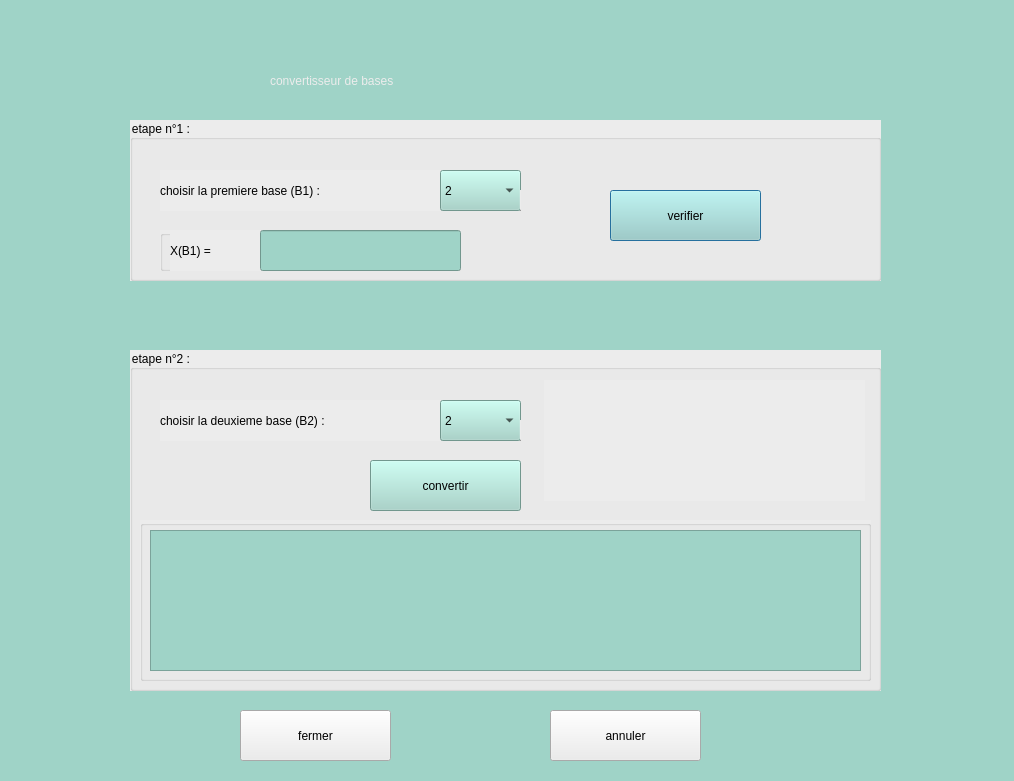
<?xml version="1.0" encoding="UTF-8"?>
<ui version="4.0">
 <class>w</class>
 <widget class="QDialog" name="w">
  <property name="geometry">
   <rect>
    <x>0</x>
    <y>0</y>
    <width>1014</width>
    <height>781</height>
   </rect>
  </property>
  <property name="windowTitle">
   <string>Dialog</string>
  </property>
  <property name="styleSheet">
   <string notr="true">background-color: rgb(159, 211, 199);</string>
  </property>
  <widget class="QGroupBox" name="groupBox">
   <property name="geometry">
    <rect>
     <x>130</x>
     <y>120</y>
     <width>751</width>
     <height>161</height>
    </rect>
   </property>
   <property name="styleSheet">
    <string notr="true">font: 14pt &quot;MS Shell Dlg 2&quot;;
background-color: rgb(236, 236, 236);</string>
   </property>
   <property name="title">
    <string>etape n°1 :</string>
   </property>
   <widget class="QGroupBox" name="groupBox_2">
    <property name="geometry">
     <rect>
      <x>30</x>
      <y>50</y>
      <width>361</width>
      <height>41</height>
     </rect>
    </property>
    <property name="title">
     <string/>
    </property>
    <widget class="QLabel" name="label_2">
     <property name="geometry">
      <rect>
       <x>0</x>
       <y>0</y>
       <width>281</width>
       <height>41</height>
      </rect>
     </property>
     <property name="styleSheet">
      <string notr="true">font: 12pt &quot;MS Shell Dlg 2&quot;;</string>
     </property>
     <property name="text">
      <string>choisir la premiere base (B1) :</string>
     </property>
    </widget>
    <widget class="QComboBox" name="c1">
     <property name="geometry">
      <rect>
       <x>280</x>
       <y>0</y>
       <width>81</width>
       <height>41</height>
      </rect>
     </property>
     <property name="styleSheet">
      <string notr="true">background-color: rgb(159, 211, 199);
font: 12pt &quot;MS Shell Dlg 2&quot;;</string>
     </property>
     <item>
      <property name="text">
       <string>2</string>
      </property>
     </item>
     <item>
      <property name="text">
       <string>3</string>
      </property>
     </item>
     <item>
      <property name="text">
       <string>4</string>
      </property>
     </item>
     <item>
      <property name="text">
       <string>5</string>
      </property>
     </item>
     <item>
      <property name="text">
       <string>6</string>
      </property>
     </item>
     <item>
      <property name="text">
       <string>7</string>
      </property>
     </item>
     <item>
      <property name="text">
       <string>8</string>
      </property>
     </item>
     <item>
      <property name="text">
       <string>9</string>
      </property>
     </item>
     <item>
      <property name="text">
       <string>10</string>
      </property>
     </item>
     <item>
      <property name="text">
       <string>11</string>
      </property>
     </item>
     <item>
      <property name="text">
       <string>12</string>
      </property>
     </item>
     <item>
      <property name="text">
       <string>13</string>
      </property>
     </item>
     <item>
      <property name="text">
       <string>14</string>
      </property>
     </item>
     <item>
      <property name="text">
       <string>15</string>
      </property>
     </item>
     <item>
      <property name="text">
       <string>16</string>
      </property>
     </item>
    </widget>
    <widget class="QGroupBox" name="groupBox_3">
     <property name="geometry">
      <rect>
       <x>360</x>
       <y>20</y>
       <width>361</width>
       <height>41</height>
      </rect>
     </property>
     <property name="title">
      <string/>
     </property>
     <widget class="QLabel" name="label_4">
      <property name="geometry">
       <rect>
        <x>0</x>
        <y>0</y>
        <width>281</width>
        <height>41</height>
       </rect>
      </property>
      <property name="styleSheet">
       <string notr="true">font: 12pt &quot;MS Shell Dlg 2&quot;;</string>
      </property>
      <property name="text">
       <string>choisir la premiere base (B1) :</string>
      </property>
     </widget>
     <widget class="QComboBox" name="comboBox_2">
      <property name="geometry">
       <rect>
        <x>280</x>
        <y>0</y>
        <width>73</width>
        <height>41</height>
       </rect>
      </property>
      <property name="styleSheet">
       <string notr="true">font: 12pt &quot;MS Shell Dlg 2&quot;;</string>
      </property>
     </widget>
    </widget>
    <widget class="QGroupBox" name="groupBox_4">
     <property name="geometry">
      <rect>
       <x>360</x>
       <y>20</y>
       <width>361</width>
       <height>41</height>
      </rect>
     </property>
     <property name="title">
      <string/>
     </property>
     <widget class="QLabel" name="label_5">
      <property name="geometry">
       <rect>
        <x>0</x>
        <y>0</y>
        <width>281</width>
        <height>41</height>
       </rect>
      </property>
      <property name="styleSheet">
       <string notr="true">font: 12pt &quot;MS Shell Dlg 2&quot;;</string>
      </property>
      <property name="text">
       <string>choisir la premiere base (B1) :</string>
      </property>
     </widget>
     <widget class="QComboBox" name="comboBox_3">
      <property name="geometry">
       <rect>
        <x>280</x>
        <y>0</y>
        <width>73</width>
        <height>41</height>
       </rect>
      </property>
      <property name="styleSheet">
       <string notr="true">font: 12pt &quot;MS Shell Dlg 2&quot;;</string>
      </property>
     </widget>
     <widget class="QGroupBox" name="groupBox_5">
      <property name="geometry">
       <rect>
        <x>360</x>
        <y>20</y>
        <width>361</width>
        <height>41</height>
       </rect>
      </property>
      <property name="title">
       <string/>
      </property>
      <widget class="QLabel" name="label_6">
       <property name="geometry">
        <rect>
         <x>0</x>
         <y>0</y>
         <width>281</width>
         <height>41</height>
        </rect>
       </property>
       <property name="styleSheet">
        <string notr="true">font: 12pt &quot;MS Shell Dlg 2&quot;;</string>
       </property>
       <property name="text">
        <string>choisir la premiere base (B1) :</string>
       </property>
      </widget>
      <widget class="QComboBox" name="comboBox_4">
       <property name="geometry">
        <rect>
         <x>280</x>
         <y>0</y>
         <width>73</width>
         <height>41</height>
        </rect>
       </property>
       <property name="styleSheet">
        <string notr="true">font: 12pt &quot;MS Shell Dlg 2&quot;;</string>
       </property>
      </widget>
     </widget>
    </widget>
   </widget>
   <widget class="QGroupBox" name="groupBox_6">
    <property name="geometry">
     <rect>
      <x>30</x>
      <y>110</y>
      <width>301</width>
      <height>41</height>
     </rect>
    </property>
    <property name="title">
     <string/>
    </property>
    <widget class="QLabel" name="label_3">
     <property name="geometry">
      <rect>
       <x>10</x>
       <y>0</y>
       <width>91</width>
       <height>41</height>
      </rect>
     </property>
     <property name="styleSheet">
      <string notr="true">font: 12pt &quot;MS Shell Dlg 2&quot;;</string>
     </property>
     <property name="text">
      <string>X(B1) =</string>
     </property>
    </widget>
    <widget class="QLineEdit" name="l1">
     <property name="geometry">
      <rect>
       <x>100</x>
       <y>0</y>
       <width>201</width>
       <height>41</height>
      </rect>
     </property>
     <property name="styleSheet">
      <string notr="true">background-color: rgb(159, 211, 199);</string>
     </property>
    </widget>
   </widget>
   <widget class="QPushButton" name="v">
    <property name="geometry">
     <rect>
      <x>480</x>
      <y>70</y>
      <width>151</width>
      <height>51</height>
     </rect>
    </property>
    <property name="styleSheet">
     <string notr="true">background-color: rgb(159, 211, 199);
font: 12pt &quot;MS Shell Dlg 2&quot;;</string>
    </property>
    <property name="text">
     <string>verifier</string>
    </property>
   </widget>
  </widget>
  <widget class="QLabel" name="label">
   <property name="geometry">
    <rect>
     <x>270</x>
     <y>50</y>
     <width>481</width>
     <height>61</height>
    </rect>
   </property>
   <property name="styleSheet">
    <string notr="true">font: 28pt &quot;MS Shell Dlg 2&quot;;
color: rgb(236, 236, 236);</string>
   </property>
   <property name="text">
    <string>convertisseur de bases</string>
   </property>
  </widget>
  <widget class="QGroupBox" name="groupBox_7">
   <property name="geometry">
    <rect>
     <x>130</x>
     <y>350</y>
     <width>751</width>
     <height>341</height>
    </rect>
   </property>
   <property name="styleSheet">
    <string notr="true">font: 14pt &quot;MS Shell Dlg 2&quot;;
background-color: rgb(236, 236, 236);</string>
   </property>
   <property name="title">
    <string>etape n°2 :</string>
   </property>
   <widget class="QGroupBox" name="groupBox_8">
    <property name="geometry">
     <rect>
      <x>30</x>
      <y>50</y>
      <width>361</width>
      <height>41</height>
     </rect>
    </property>
    <property name="title">
     <string/>
    </property>
    <widget class="QLabel" name="label_7">
     <property name="geometry">
      <rect>
       <x>0</x>
       <y>0</y>
       <width>281</width>
       <height>41</height>
      </rect>
     </property>
     <property name="styleSheet">
      <string notr="true">font: 12pt &quot;MS Shell Dlg 2&quot;;</string>
     </property>
     <property name="text">
      <string>choisir la deuxieme base (B2) :</string>
     </property>
    </widget>
    <widget class="QComboBox" name="c2">
     <property name="geometry">
      <rect>
       <x>280</x>
       <y>0</y>
       <width>81</width>
       <height>41</height>
      </rect>
     </property>
     <property name="styleSheet">
      <string notr="true">background-color: rgb(159, 211, 199);
font: 12pt &quot;MS Shell Dlg 2&quot;;</string>
     </property>
     <item>
      <property name="text">
       <string>2</string>
      </property>
     </item>
     <item>
      <property name="text">
       <string>3</string>
      </property>
     </item>
     <item>
      <property name="text">
       <string>4</string>
      </property>
     </item>
     <item>
      <property name="text">
       <string>5</string>
      </property>
     </item>
     <item>
      <property name="text">
       <string>6</string>
      </property>
     </item>
     <item>
      <property name="text">
       <string>7</string>
      </property>
     </item>
     <item>
      <property name="text">
       <string>8</string>
      </property>
     </item>
     <item>
      <property name="text">
       <string>9</string>
      </property>
     </item>
     <item>
      <property name="text">
       <string>10</string>
      </property>
     </item>
     <item>
      <property name="text">
       <string>11</string>
      </property>
     </item>
     <item>
      <property name="text">
       <string>12</string>
      </property>
     </item>
     <item>
      <property name="text">
       <string>13</string>
      </property>
     </item>
     <item>
      <property name="text">
       <string>14</string>
      </property>
     </item>
     <item>
      <property name="text">
       <string>15</string>
      </property>
     </item>
     <item>
      <property name="text">
       <string>16</string>
      </property>
     </item>
    </widget>
    <widget class="QGroupBox" name="groupBox_9">
     <property name="geometry">
      <rect>
       <x>360</x>
       <y>20</y>
       <width>361</width>
       <height>41</height>
      </rect>
     </property>
     <property name="title">
      <string/>
     </property>
     <widget class="QLabel" name="label_8">
      <property name="geometry">
       <rect>
        <x>0</x>
        <y>0</y>
        <width>281</width>
        <height>41</height>
       </rect>
      </property>
      <property name="styleSheet">
       <string notr="true">font: 12pt &quot;MS Shell Dlg 2&quot;;</string>
      </property>
      <property name="text">
       <string>choisir la premiere base (B1) :</string>
      </property>
     </widget>
     <widget class="QComboBox" name="comboBox_6">
      <property name="geometry">
       <rect>
        <x>280</x>
        <y>0</y>
        <width>73</width>
        <height>41</height>
       </rect>
      </property>
      <property name="styleSheet">
       <string notr="true">font: 12pt &quot;MS Shell Dlg 2&quot;;</string>
      </property>
     </widget>
    </widget>
    <widget class="QGroupBox" name="groupBox_10">
     <property name="geometry">
      <rect>
       <x>360</x>
       <y>20</y>
       <width>361</width>
       <height>41</height>
      </rect>
     </property>
     <property name="title">
      <string/>
     </property>
     <widget class="QLabel" name="label_9">
      <property name="geometry">
       <rect>
        <x>0</x>
        <y>0</y>
        <width>281</width>
        <height>41</height>
       </rect>
      </property>
      <property name="styleSheet">
       <string notr="true">font: 12pt &quot;MS Shell Dlg 2&quot;;</string>
      </property>
      <property name="text">
       <string>choisir la premiere base (B1) :</string>
      </property>
     </widget>
     <widget class="QComboBox" name="comboBox_7">
      <property name="geometry">
       <rect>
        <x>280</x>
        <y>0</y>
        <width>73</width>
        <height>41</height>
       </rect>
      </property>
      <property name="styleSheet">
       <string notr="true">font: 12pt &quot;MS Shell Dlg 2&quot;;</string>
      </property>
     </widget>
     <widget class="QGroupBox" name="groupBox_11">
      <property name="geometry">
       <rect>
        <x>360</x>
        <y>20</y>
        <width>361</width>
        <height>41</height>
       </rect>
      </property>
      <property name="title">
       <string/>
      </property>
      <widget class="QLabel" name="label_10">
       <property name="geometry">
        <rect>
         <x>0</x>
         <y>0</y>
         <width>281</width>
         <height>41</height>
        </rect>
       </property>
       <property name="styleSheet">
        <string notr="true">font: 12pt &quot;MS Shell Dlg 2&quot;;</string>
       </property>
       <property name="text">
        <string>choisir la premiere base (B1) :</string>
       </property>
      </widget>
      <widget class="QComboBox" name="comboBox_8">
       <property name="geometry">
        <rect>
         <x>280</x>
         <y>0</y>
         <width>73</width>
         <height>41</height>
        </rect>
       </property>
       <property name="styleSheet">
        <string notr="true">font: 12pt &quot;MS Shell Dlg 2&quot;;</string>
       </property>
      </widget>
     </widget>
    </widget>
   </widget>
   <widget class="QGroupBox" name="groupBox_12">
    <property name="geometry">
     <rect>
      <x>10</x>
      <y>170</y>
      <width>731</width>
      <height>161</height>
     </rect>
    </property>
    <property name="title">
     <string/>
    </property>
    <widget class="QListWidget" name="list">
     <property name="geometry">
      <rect>
       <x>10</x>
       <y>10</y>
       <width>711</width>
       <height>141</height>
      </rect>
     </property>
     <property name="styleSheet">
      <string notr="true">background-color: rgb(159, 211, 199);</string>
     </property>
    </widget>
   </widget>
   <widget class="QPushButton" name="conv">
    <property name="geometry">
     <rect>
      <x>240</x>
      <y>110</y>
      <width>151</width>
      <height>51</height>
     </rect>
    </property>
    <property name="styleSheet">
     <string notr="true">background-color: rgb(159, 211, 199);
font: 12pt &quot;MS Shell Dlg 2&quot;;</string>
    </property>
    <property name="text">
     <string>convertir</string>
    </property>
   </widget>
   <widget class="QLabel" name="label_11">
    <property name="geometry">
     <rect>
      <x>414</x>
      <y>30</y>
      <width>321</width>
      <height>121</height>
     </rect>
    </property>
    <property name="text">
     <string/>
    </property>
    <property name="pixmap">
     <pixmap>botdownloader.com-1706883033.668472.jpg</pixmap>
    </property>
    <property name="scaledContents">
     <bool>true</bool>
    </property>
   </widget>
  </widget>
  <widget class="QPushButton" name="reset">
   <property name="geometry">
    <rect>
     <x>550</x>
     <y>710</y>
     <width>151</width>
     <height>51</height>
    </rect>
   </property>
   <property name="styleSheet">
    <string notr="true">font: 12pt &quot;MS Shell Dlg 2&quot;;
background-color: rgb(236, 236, 236);</string>
   </property>
   <property name="text">
    <string>annuler</string>
   </property>
  </widget>
  <widget class="QPushButton" name="f">
   <property name="geometry">
    <rect>
     <x>240</x>
     <y>710</y>
     <width>151</width>
     <height>51</height>
    </rect>
   </property>
   <property name="styleSheet">
    <string notr="true">font: 12pt &quot;MS Shell Dlg 2&quot;;
background-color: rgb(236, 236, 236);</string>
   </property>
   <property name="text">
    <string>fermer</string>
   </property>
  </widget>
 </widget>
 <resources>
  <include location="img.jpg.jpg"/>
  <include location="test.qrc"/>
 </resources>
 <connections>
  <connection>
   <sender>reset</sender>
   <signal>clicked()</signal>
   <receiver>list</receiver>
   <slot>clear()</slot>
   <hints>
    <hint type="sourcelabel">
     <x>370</x>
     <y>723</y>
    </hint>
    <hint type="destinationlabel">
     <x>471</x>
     <y>576</y>
    </hint>
   </hints>
  </connection>
  <connection>
   <sender>reset</sender>
   <signal>clicked()</signal>
   <receiver>l1</receiver>
   <slot>clear()</slot>
   <hints>
    <hint type="sourcelabel">
     <x>376</x>
     <y>726</y>
    </hint>
    <hint type="destinationlabel">
     <x>380</x>
     <y>243</y>
    </hint>
   </hints>
  </connection>
 </connections>
</ui>
